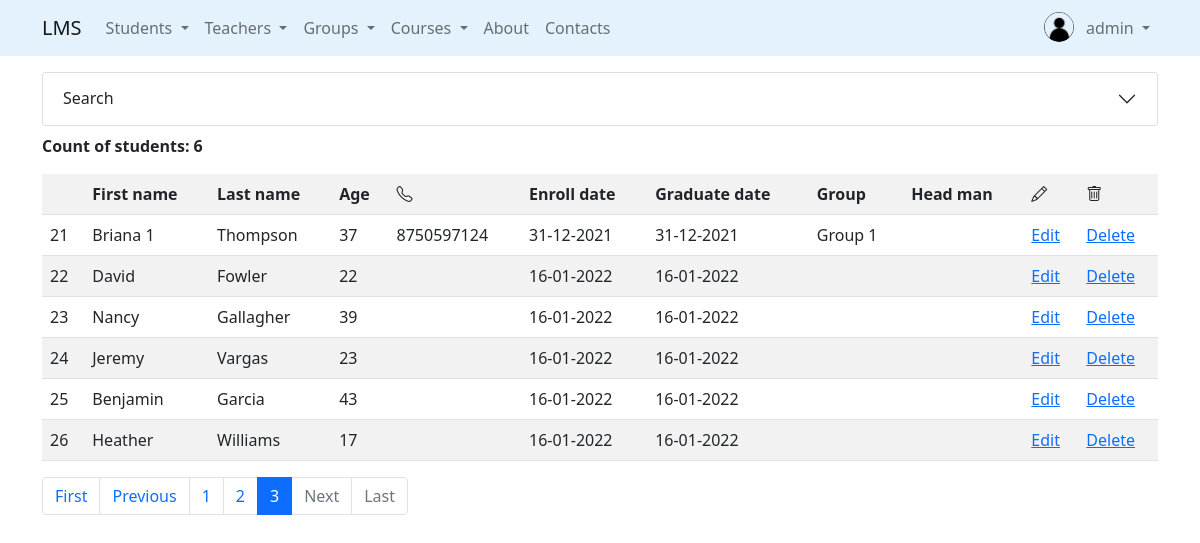
Page /students/?page=3 (signed in) on the earlier database version.
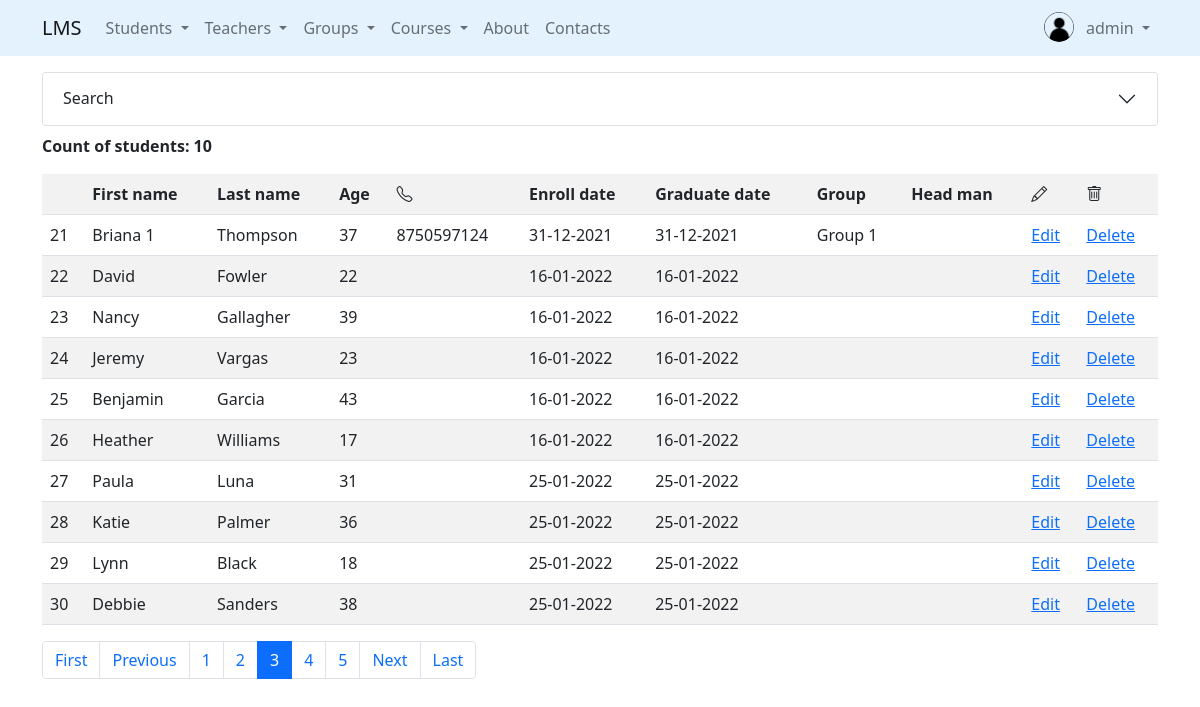
Same page on the later database version.
### accounts/models.py (models this page shows, shortened)
class Profile(models.Model):
    user = models.OneToOneField(to=User, on_delete=models.CASCADE, related_name='profile')
    birthday = models.DateField(null=True, blank=True)
    city = models.CharField(max_length=50, null=True, blank=True)
    avatar = models.ImageField(null=True, blank=True, default='default.png', upload_to='avatars/')

### students/models.py (models this page shows, shortened)
class Students(Person):
    phone_number = models.CharField(
        max_length=20,
        default='',
    )
    enroll_date = models.DateField(default=datetime.date.today)
    graduate_date = models.DateField(default=datetime.date.today)
    group = models.ForeignKey(
        Group,
        on_delete=models.SET_NULL,
        null=True,
        related_name='students'
    )

### groups/models.py (models this page shows)
class Group(models.Model):
    group_name = models.CharField(
        max_length=100,
        validators=[MinLengthValidator(2)]
    )
    course = models.OneToOneField(
        'courses.Course',
        on_delete=models.SET_NULL,
        null=True,
        related_name='course'
    )
    group_size = models.IntegerField()
    start_date = models.DateField(default=datetime.date.today)
    headman = models.OneToOneField(
        'students.Students',
        on_delete=models.SET_NULL,
        null=True,
        related_name='headman_group'
    )
    teachers_gr = models.ManyToManyField(
        to='teachers.Teacher',
        related_name='groups'
    )
    def __str__(self):
        return self.group_name

### students/views.py (the view)
# urls.py: path('', StudentsListView.as_view(), name='list'),                               # R
class StudentsListView(ListView):
    paginate_by = 10
    model = Students
    template_name = 'students/list.html'
    def get_filter(self):
        return StudentsFilter(
            data=self.request.GET,
            queryset=self.model.objects.all().select_related('group', 'headman_group')
        )
    def get_queryset(self):
        return self.get_filter().qs
    def get_context_data(self, *, object_list=None, **kwargs):
        context = super().get_context_data(**kwargs)
        context['filter_form'] = self.get_filter().form
        return context

### core/context_processors.py (called while the page is built)
def get_params(request):
    params = request.GET
    if 'page' in params:
        params = copy(params)
        del params['page']
    return {'get_params': f'&{params.urlencode()}' if params else ''}

### students/templates/students/list.html (shortened to what this page needs)
{% extends 'base.html' %}
{% load crispy_forms_tags %}
{% block content %}
    <div class="accordion" id="accordionExample">
        <div class="accordion-item">
            <h2 class="accordion-header" id="headingOne">
                <button class="accordion-button collapsed" type="button"
                        data-bs-toggle="collapse" data-bs-target="#collapseOne"
                        aria-expanded="true" aria-controls="collapseOne">
            Search
                </button>
            </h2>
        </div>
    </div>
    <p class="mt-2"><strong>Count of students: {{ object_list.count }}</strong></p>
    {% with list_object=object_list %}
        {% include 'includes/students_list_table.html' %}
    {% endwith %}
{% endblock %}

### templates/base.html (shortened to what this page needs)
<!DOCTYPE html>
<html lang="en">
<head>
    <link href="https://cdn.jsdelivr.net/npm/bootstrap@5.1.3/dist/css/bootstrap.min.css"
          rel="stylesheet"
>
    <link rel="stylesheet" href="https://cdn.jsdelivr.net/npm/bootstrap-icons@1.7.2/font/bootstrap-icons.css">
</head>
<body>
    {% include 'includes/navbar.html' %}
    <div class="container mt-4 pt-5">
        {% block content %}
        {% endblock %}
        {% if is_paginated %}
            {% include 'includes/paginator.html' %}
        {% endif %}
    </div>
</body>
</html>

### templates/includes/navbar.html (shortened to what this page needs)
<nav class="navbar fixed-top navbar-expand-lg navbar-light"
     style="background-color: #e3f2fd;">
    <div class="container">
        <a class="navbar-brand" href="{% url 'index' %}">LMS</a>
        <div class="collapse navbar-collapse" id="navbarSupportedContent">
            <ul class="navbar-nav me-auto mb-2 mb-lg-0">
                {% if user.is_authenticated %}
                <li class="nav-item dropdown">
                    <a class="nav-link dropdown-toggle" href="#" id="navbarDropdown" role="button"
                       data-bs-toggle="dropdown"
                       aria-expanded="false">
                        Students
                    </a>
                </li>
                <li class="nav-item dropdown">
                    <a class="nav-link dropdown-toggle" href="#" id="navbarDropdown" role="button"
                       data-bs-toggle="dropdown"
                       aria-expanded="false">
                        Teachers
                    </a>
                </li>
                <li class="nav-item dropdown">
                    <a class="nav-link dropdown-toggle" href="#" id="navbarDropdown" role="button"
                       data-bs-toggle="dropdown"
                       aria-expanded="false">
                        Groups
                    </a>
                </li>
                <li class="nav-item dropdown">
                    <a class="nav-link dropdown-toggle" href="#" id="navbarDropdown" role="button"
                       data-bs-toggle="dropdown"
                       aria-expanded="false">
                        Courses
                    </a>
                </li>
                <li class="nav-item">
                    <a class="nav-link" href="/about">About</a>
                </li>
                <li class="nav-item">
                    <a class="nav-link" href="/contacts">Contacts</a>
                </li>
                {% endif %}
            </ul>
            <div class="d-flex">
                <ul class="navbar-nav me-auto mb-2 mb-lg-0">
                    {% if user.is_authenticated %}
                    <li class="nav-item">
                          <img class="rounded-circle m-1" src="{{ user.profile.avatar.url }}" width="30" height="30" alt="Avatar">
                    </li>
                    {% endif %}
                    <li class="nav-item dropdown">
                        <a class="nav-link dropdown-toggle" href="#" id="navbarDropdown" role="button"
                           data-bs-toggle="dropdown"
                           aria-expanded="false">
                            {% if user.is_authenticated %}
                            {{ user.username }}
                            {% else %}
                            Account
                            {% endif %}
                        </a>
                    </li>
                </ul>
            </div>
        </div>
    </div>
</nav>

### templates/includes/students_list_table.html
<table class="table table-striped table-hover">
    <tr>
        <th></th>
        <th>First name</th>
        <th>Last name</th>
        <th>Age</th>
        <th><i class="bi bi-telephone"></i></th>
        <th>Enroll date</th>
        <th>Graduate date</th>
        <th>Group</th>
        <th>Head man</th>
        {% if user.is_authenticated %}
            <th><i class="bi bi-pencil"></i></th>
            <th><i class="bi bi-trash"></i></th>
        {% endif %}
    </tr>
    {% for student in list_object %}
        <tr>
            {% if is_paginated %}
                <td>{{ page_obj.start_index|add:forloop.counter0 }}</td>
            {% else %}
                <td>{{ forloop.counter }}</td>
            {% endif %}
            <td>{{ student.first_name }}</td>
            <td>{{ student.last_name }}</td>
            <td>{{ student.age }}</td>
            <td>{{ student.phone_number }}</td>
            <td>{{ student.enroll_date }}</td>
            <td>{{ student.graduate_date }}</td>
            <td>{% if student.group is not None %}
                {{ student.group }}
            {% endif %}</td>
            <td>{% if student.headman_group %}<i class="bi bi-check-lg"></i>{% endif %}</td>
            {% if user.is_authenticated %}
                <td><a href="{% url 'students:update' student.id %}">Edit</a></td>
                <td><a href="{% url 'students:delete' student.id %}">Delete</a></td>
            {% endif %}
        </tr>
    {% endfor %}
</table>

### templates/includes/paginator.html
<nav>
  <ul class="pagination">
      {% if page_obj.has_previous %}
        <li class="page-item"><a class="page-link" href="?page=1{{ get_params }}">First</a></li>
        <li class="page-item"><a class="page-link" href="?page={{ page_obj.previous_page_number }}{{ get_params }}">Previous</a></li>
      {% else %}
        <li class="page-item disabled"><a class="page-link" href="#">First</a></li>
        <li class="page-item disabled"><a class="page-link" href="#">Previous</a></li>
      {% endif %}
      {% for page_num in page_obj.paginator.page_range %}
        {% if page_num == page_obj.number %}
            <li class="page-item active"><a class="page-link" href="?page={{ page_num }}{{ get_params }}">{{ page_num }}</a> </li>
        {% elif page_num > page_obj.number|add:-3 and page_num < page_obj.number|add:3 %}
            <li class="page-item"><a class="page-link" href="?page={{ page_num }}{{ get_params }}">{{ page_num }}</a></li>
        {% elif page_obj.number == 1 and page_num < 6 %}
            <li class="page-item"><a class="page-link" href="?page={{ page_num }}{{ get_params }}">{{ page_num }}</a></li>
        {% elif page_obj.number == 2 and page_num < 6 %}
            <li class="page-item"><a class="page-link" href="?page={{ page_num }}{{ get_params }}">{{ page_num }}</a></li>
        {% elif page_obj.number == page_obj.paginator.num_pages and page_num > page_obj.number|add:-5 %}
            <li class="page-item"><a class="page-link" href="?page={{ page_num }}{{ get_params }}">{{ page_num }}</a></li>
        {% elif page_obj.number == page_obj.paginator.num_pages|add:-1 and page_num > page_obj.number|add:-4 %}
            <li class="page-item"><a class="page-link" href="?page={{ page_num }}{{ get_params }}">{{ page_num }}</a></li>
        {% endif %}
      {% endfor %}
      {% if page_obj.has_next %}
        <li class="page-item"><a class="page-link" href="?page={{ page_obj.next_page_number }}{{ get_params }}">Next</a></li>
        <li class="page-item"><a class="page-link" href="?page={{ page_obj.paginator.num_pages }}{{ get_params }}">Last</a></li>
      {% else %}
        <li class="page-item disabled"><a class="page-link" href="#">Next</a></li>
        <li class="page-item disabled"><a class="page-link" href="#">Last</a></li>
      {% endif %}
  </ul>
</nav>

Differences in the rows shown:
added Students: start_index|add "27", first_name "Paula", last_name "Luna", age "31", enroll_date "25-01-2022", graduate_date "25-01-2022"
added Students: start_index|add "28", first_name "Katie", last_name "Palmer", age "36", enroll_date "25-01-2022", graduate_date "25-01-2022"
added Students: start_index|add "29", first_name "Lynn", last_name "Black", age "18", enroll_date "25-01-2022", graduate_date "25-01-2022"
added Students: start_index|add "30", first_name "Debbie", last_name "Sanders", age "38", enroll_date "25-01-2022", graduate_date "25-01-2022"
Other differences:
{{ object_list.count }}: "6" → "10"
new list line: "4"
new list line: "5"
